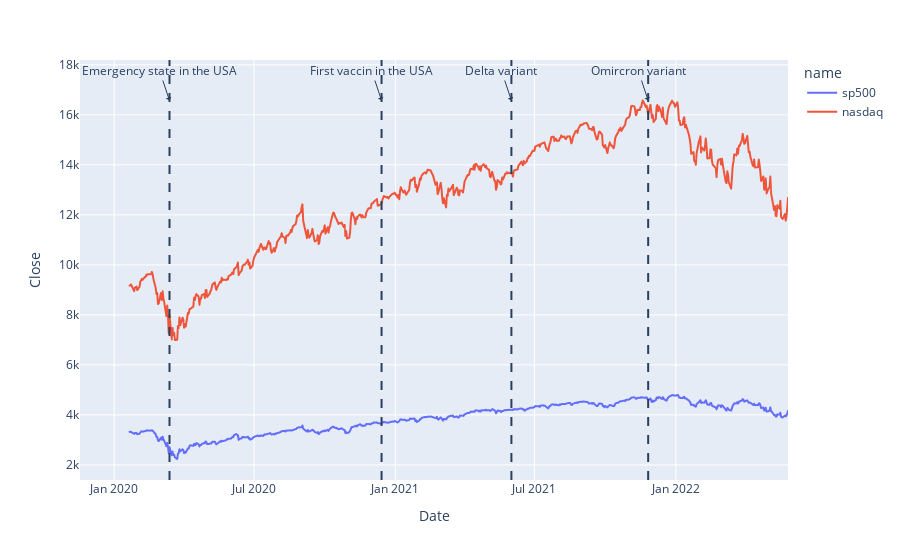

This figure's notebook cell:
### Code cell
max_y =dfstocks['Close'].max()
fig = px.line(dfstocks,y= 'Close' ,color='name')
fig.add_vline(x='2020-03-13',line_dash="dash") #emergency state in the USA
fig.add_vline(x='2020-12-14',line_dash="dash") #first vaccine in the USA
fig.add_vline(x='2021-06-01',line_dash="dash") #delta variant
fig.add_vline(x='2021-11-26',line_dash="dash") #omicron variant
fig.add_annotation(x='2020-03-13', y=max_y,
            text="Emergency state in the USA",
            showarrow=True,
            arrowhead=1)
fig.add_annotation(x='2020-12-14', y=max_y,
            text="First vaccin in the USA",
            showarrow=True,
            arrowhead=1)
fig.add_annotation(x='2021-06-01', y=max_y,
            text="Delta variant",
            showarrow=True,
            arrowhead=1)
fig.add_annotation(x='2021-11-26', y=max_y,
            text="Omircron variant",
            showarrow=True,
            arrowhead=1)

### Figure 1 — Plotly figure (JSON) as saved in the notebook; plotly's stock layout.template omitted (floating-point values rounded to 4 significant figures; data arrays with more than 128 entries replaced by an {"elided": "..."} marker saying what was removed)
{"data": [{"hovertemplate": "name=sp500<br>Date=%{x}<br>Close=%{y}<extra></extra>", "legendgroup": "sp500", "line": {"color": "#636efa", "dash": "solid"}, "marker": {"symbol": "circle"}, "mode": "lines", "name": "sp500", "showlegend": true, "type": "scattergl", "x": {"elided": "595 str values"}, "xaxis": "x", "y": {"elided": "595 float values"}, "yaxis": "y"}, {"hovertemplate": "name=nasdaq<br>Date=%{x}<br>Close=%{y}<extra></extra>", "legendgroup": "nasdaq", "line": {"color": "#EF553B", "dash": "solid"}, "marker": {"symbol": "circle"}, "mode": "lines", "name": "nasdaq", "showlegend": true, "type": "scattergl", "x": {"elided": "595 str values"}, "xaxis": "x", "y": {"elided": "595 float values"}, "yaxis": "y"}], "layout": {"annotations": [{"arrowhead": 1, "showarrow": true, "text": "Emergency state in the USA", "x": "2020-03-13", "y": 16570.0}, {"arrowhead": 1, "showarrow": true, "text": "First vaccin in the USA", "x": "2020-12-14", "y": 16570.0}, {"arrowhead": 1, "showarrow": true, "text": "Delta variant", "x": "2021-06-01", "y": 16570.0}, {"arrowhead": 1, "showarrow": true, "text": "Omircron variant", "x": "2021-11-26", "y": 16570.0}], "autosize": true, "legend": {"title": {"text": "name"}, "tracegroupgap": 0}, "margin": {"t": 60}, "shapes": [{"line": {"dash": "dash"}, "type": "line", "x0": "2020-03-13", "x1": "2020-03-13", "xref": "x", "y0": 0, "y1": 1, "yref": "y domain"}, {"line": {"dash": "dash"}, "type": "line", "x0": "2020-12-14", "x1": "2020-12-14", "xref": "x", "y0": 0, "y1": 1, "yref": "y domain"}, {"line": {"dash": "dash"}, "type": "line", "x0": "2021-06-01", "x1": "2021-06-01", "xref": "x", "y0": 0, "y1": 1, "yref": "y domain"}, {"line": {"dash": "dash"}, "type": "line", "x0": "2021-11-26", "x1": "2021-11-26", "xref": "x", "y0": 0, "y1": 1, "yref": "y domain"}], "xaxis": {"anchor": "y", "autorange": true, "domain": [0, 1], "range": ["2020-01-03 12:42:16.6548", "2022-05-27"], "title": {"text": "Date"}, "type": "date"}, "yaxis": {"anchor": "x", "autorange": true, "domain": [0, 1], "range": [1307.0, 19910.0], "title": {"text": "Close"}, "type": "linear"}}}
